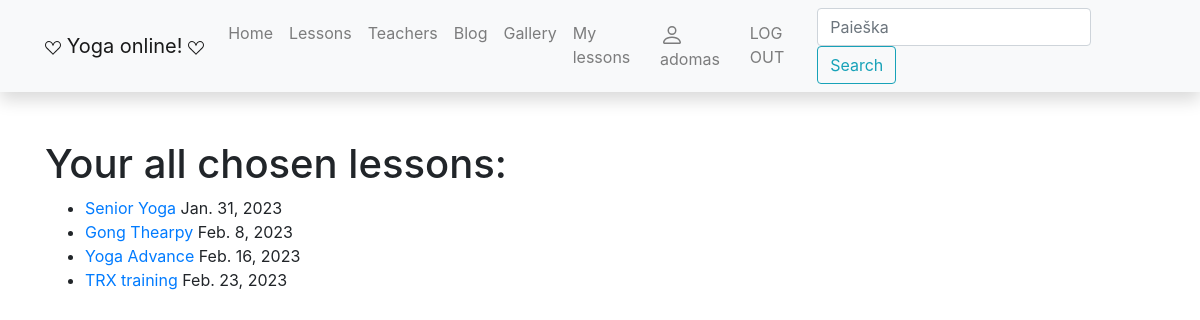
Page /yoga/mylessons/ (signed in) on the committed database.
### yoga/models.py (models this page shows, shortened)
class LessonInstance(models.Model):
    id = models.UUIDField(primary_key=True, default=uuid.uuid4, help_text='Unique lesson code')
    lesson = models.ForeignKey('Lesson', on_delete=models.SET_NULL, null=True)
    due_back = models.DateField('Will be available', null=True, blank=True)
    LOAN_STATUS = (
        ('p', 'Planning'),
        ('a', 'Not available'),
        ('b', 'You can book'),
        ('r', 'Reserved')
    )
    status = models.CharField(
        max_length=1,
        choices=LOAN_STATUS,
        blank=True,
        default='p',
        help_text='Status'
    )
    student = models.ForeignKey(User, on_delete=models.SET_NULL, null=True, blank=True)
    @property
    def is_overdue(self):
        if self.due_back and date.today() > self.due_back:
            return True
        return False
    class Meta:
        ordering = ['due_back']  # admin svetainės settingas, kaip rikiuojama

class Lesson(models.Model):
    title = models.CharField('Title', max_length=200)
    teacher = models.ForeignKey('Teacher', on_delete=models.SET_NULL, null=True, related_name='lessons')
    summary = models.TextField('Description', max_length=1000, help_text='Short lesson description')
    type = models.ManyToManyField('Type', help_text='Please choose type of this lesson')
    cover = models.ImageField('Viršelis', upload_to='covers', null=True)
    price = models.IntegerField('Price', null=True)
    def display_type(self):
        return '; '.join([type.name for type in self.type.all()])
    display_type.short_description = 'Type'
    class Meta:
        verbose_name = "Lesson"
        verbose_name_plural = "Lessons"

### yoga/views.py (the view)
# urls.py: path('mylessons/', views.LoanedLessonsByUserListView.as_view(), name='my-lessons'),
class LoanedLessonsByUserListView(LoginRequiredMixin, generic.ListView):
    model = LessonInstance
    template_name = "user_lessons.html"
    def get_queryset(self):
        return LessonInstance.objects.filter(student=self.request.user).order_by("due_back")

### yoga/templates/user_lessons.html
{% extends "base.html" %}
{% block content %}
<h1>Your all chosen lessons:</h1>
{% if lessoninstance_list %}
<ul>
    {% for lessoninst_obj in lessoninstance_list %}
    <li class="{% if lessoninst_obj.is_overdue %}text-danger{% endif %}"><a
            href="{% url 'lesson-detail' lessoninst_obj.lesson.pk %}">{{ lessoninst_obj.lesson.title }}</a>
        {{ lessoninst_obj.due_back }}
    </li>
    {% endfor %}
</ul>
{% else %}
<p>At the moment you haven't booked any lessons!</p>
{% endif %}
{% endblock %}

### yoga/templates/base.html (shortened to what this page needs)
<!DOCTYPE html>
<html lang="en">
<head>
    <link
            rel="stylesheet"
            href="https://stackpath.bootstrapcdn.com/bootstrap/4.1.3/css/bootstrap.min.css"
    />
    <link
            rel="stylesheet"
            href="https://cdnjs.cloudflare.com/ajax/libs/font-awesome/4.7.0/css/font-awesome.min.css"
    />
    {% load static %}
    <link rel="stylesheet" href="{% static 'css/styles.css' %}"/>
</head>
<body>
<nav
        class="navbar navbar-expand-lg navbar-light bg-light static-top mb-5 shadow"
>
    <div class="container">
        <a class="navbar-brand" href="#">
            Yoga online!
        </a>
        <div class="collapse navbar-collapse" id="navbarResponsive">
            <ul class="navbar-nav ml-auto">
                <li class="nav-item">
                    <a class="nav-link" href="{% url 'index' %}">Home</a>
                </li>
                <li class="nav-item">
                    <a class="nav-link" href="{% url 'lessons' %}">Lessons</a>
                </li>
                <li class="nav-item">
                    <a class="nav-link" href="{% url 'teachers' %}">Teachers</a>
                </li>
                <li class="nav-item">
                    <a class="nav-link" href="{% url 'blog-detail' %}">Blog</a>
                </li>
                 <li class="nav-item">
                    <a class="nav-link" href="{% url 'gallery-detail' %}">Gallery</a>
                </li>
                {% if user.is_authenticated %}
                 <li class="nav-item"><a class="nav-link" href="{% url 'my-lessons'%}">My lessons</a></li>
                <li class="nav-item"><a class="nav-link" href="#">
                    {{ user.get_username }}</a></li>
                <li class="nav-item"><a class="nav-link" href="{% url 'logout'%}">LOG OUT</a></li>
                {% else %}
                <li class="nav-item"><a class="nav-link" href="{% url 'login'%}?next={{request.path}}">LOG IN</a>
                </li>
                <li class="nav-item"><a class="nav-link" href="{% url 'register'%}">Register</a></li>
                {% endif %}
            </ul>
            <form
                    class="form-inline my-2 my-lg-0"
                    action="{% url 'search' %}"
                    method="get"
            >
                <input
                        class="form-control mr-sm-2"
                        type="search"
                        placeholder="Paieška"
                        aria-label="Search"
                        name="query"
                />
                <button class="btn btn-outline-info my-2 my-sm-0" type="submit">
                    Search
                </button>
            </form>
        </div>
    </div>
</nav>
<div class="container">{% block content %}{% endblock %}</div>
</body>
</html>

### rows in the picture
LessonInstance: lesson "Senior Yoga", due_back "Jan. 31, 2023"
LessonInstance: lesson "Gong Thearpy", due_back "Feb. 8, 2023"
LessonInstance: lesson "Yoga Advance", due_back "Feb. 16, 2023"
LessonInstance: lesson "TRX training", due_back "Feb. 23, 2023"

### other values in the picture
{{ user.get_username }} "adomas"
